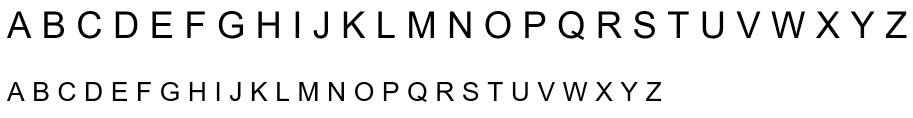
%> input picture img/textMultipleSize3.PNG, 1826 x 236 px (shown at 1/2 size)
$ octave main.m   (GNU Octave 9; MATLAB toolbox functions it lacks are replaced by stand-ins)
%> lines starting %> are read from the running program, lines starting %| are printed output that depends on the picture; in (x1, y1, x2, y2) boxes, pixels count from 0 and x2, y2 are one past the last pixel; in counts of white or black regions, pixels touching at a corner belong together; the program's own positions count from 1
%%
clear all; close all; clc

imgATester = double((imread('img/textMultipleSize3.PNG')))/255;
%> imgATester: size 236x1826x3 double; min 0, max 1, mean 0.923
imgATesterBW = ~im2bw(imgATester);
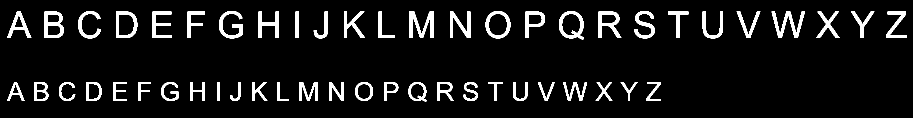
%> imgATesterBW: size 236x1826 logical (shown at 1/2 size); 7.6% white; 52 white regions
imgReconstructa = imgATesterBW;

figure;
imshow(imgATesterBW);title('Image à analyser');
rg = regionprops(imgATesterBW,'PixelIdxList','Centroid','Perimeter');
%> rg = 52 regions; first 5, Centroid and Perimeter: [38.7 52.4] 187.2, [32.1 185.1] 133.1, [81.4 183.6] 123, [107 50.2] 169, [132.9 183.7] 181.4
hold on
for i = 1:length(rg)
    cc = rg(i).Centroid;
    text(cc(1),cc(2),['',num2str(i)],'Color','r','FontSize',9)
end
%> this loop made 52 passes
%> cc on passes 1 to 12: [38.73 52.39], [32.1 185.1], [81.42 183.6], [107 50.17], [132.9 183.7], [177 50.39], [186.5 183.4], [236.9 183.5], [251.9 49.94], [284.5 179.2], [320.3 50.06], [340.4 184.4]
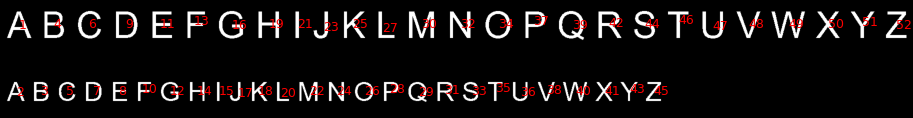
%> figure redrawn from the program's plot data; shown at 1/2 size; its title reads 'Image à analyser'
hold off

boundingboxStruct=regionprops(imgATesterBW,'BoundingBox');
%> boundingboxStruct = 52 regions; largest, box (x1, y1, x2, y2): (1543, 23, 1610, 76), (1118, 22, 1168, 80), (971, 22, 1021, 77), (818, 23, 868, 76), (438, 22, 486, 77)
boundingbox = struct2cell(boundingboxStruct);
%> boundingbox = 52 items

[x y] = size(boundingbox);
%> x = 1; y = 52

val=zeros(2,y);

for i=1:y

    lettreATesterCrop = imcrop(imgATesterBW,cell2mat(boundingbox(i)));
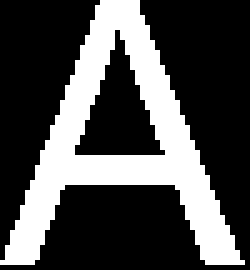
%> lettreATesterCrop: size 54x50 logical (shown 5 times larger); 30.4% white; 1 white region, box (x1, y1, x2, y2) and area: (0, 0, 49, 53) 820

    for n=1:26
        modeleLettre = double((imread(sprintf('./Alphabet/alphabet_%d.png',n))))/255;
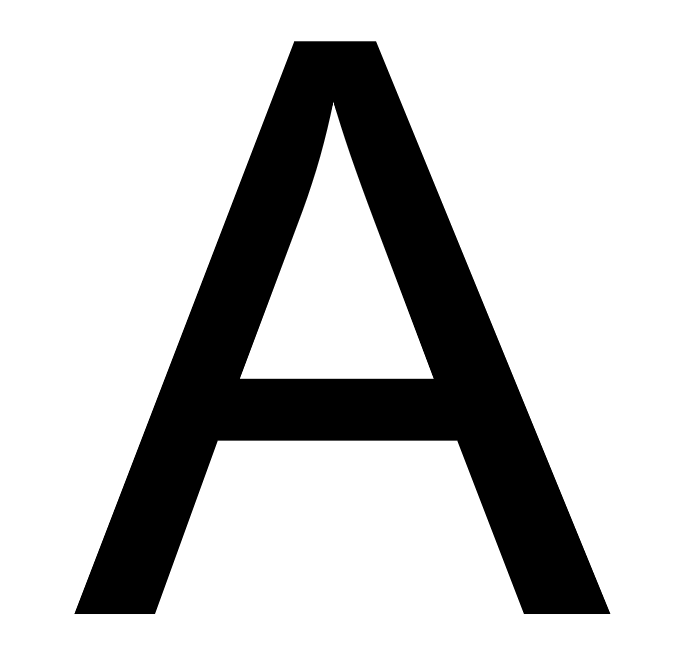
%> input picture Alphabet/alphabet_1.PNG, 690 x 650 px
%> modeleLettre: size 650x690x3 double; min 0, max 1, mean 0.78
        modeleLettreBW = ~im2bw(modeleLettre);
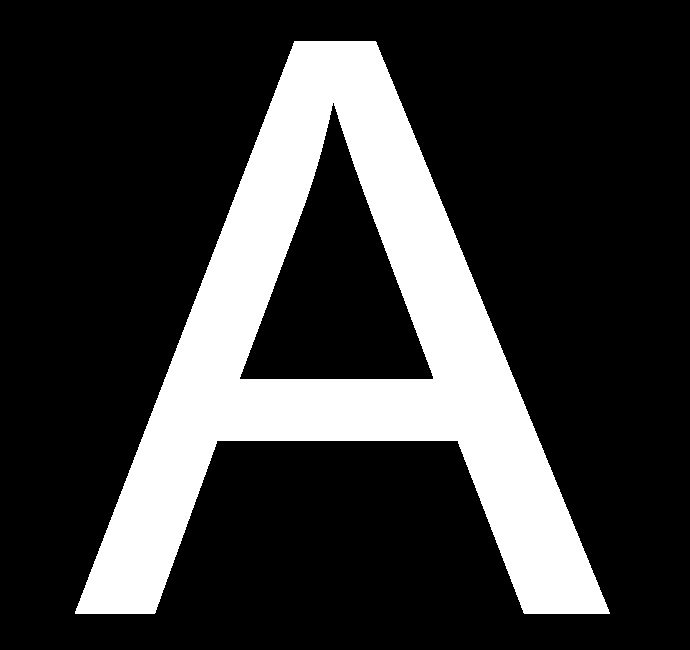
%> modeleLettreBW: size 650x690 logical; 22% white; 1 white region
        boundingboxLetterStruct=regionprops(modeleLettreBW,'BoundingBox');
%> boundingboxLetterStruct = 1 region; box (x1, y1, x2, y2): (75, 41, 610, 614)
        boundingboxLetter = struct2cell(boundingboxLetterStruct);
%> boundingboxLetter = {[75.5 41.5 535 573]}

        modelLettreCrop = imcrop(modeleLettreBW,cell2mat(boundingboxLetter));
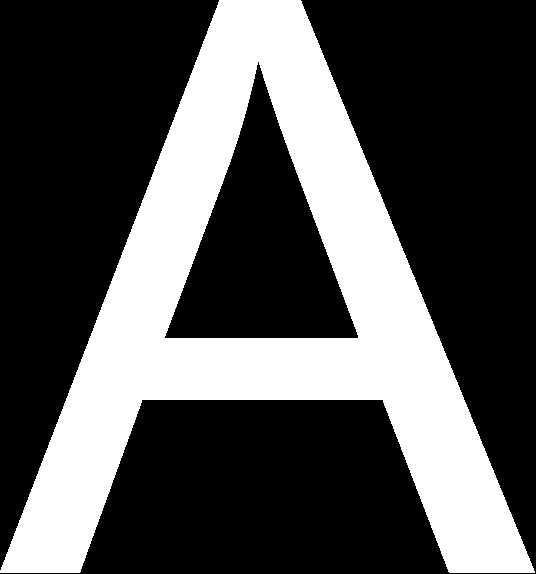
%> modelLettreCrop: size 574x536 logical; 32.1% white; 1 white region, box (x1, y1, x2, y2) and area: (0, 0, 535, 573) 98815
        taille = size(lettreATesterCrop);
%> taille = [54 50]

        % On récupère le périmètre de chaque lettre
%         perimetreLettreAtester=cell2mat(struct2cell(regionprops(lettreATesterCrop,'Perimeter')));
%         perimetreModelLettre=cell2mat(struct2cell(regionprops(imresize(modelLettreCrop,taille),'Perimeter')));
%


        tmpval = corr2(imresize(modelLettreCrop,taille),lettreATesterCrop);
%> tmpval = 0.861
%         if (i==21||i==15)
%             perimetreModelLettre(1)/perimetreLettreAtester(1)
%         end

        if (val(2,i)<tmpval)
            val(1,i)=n;
            val(2,i)=tmpval;
            letter=imresize(modelLettreCrop,taille);
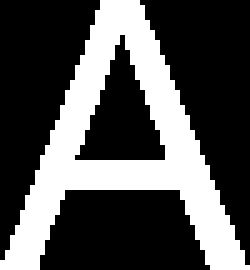
%> letter: size 54x50 logical (shown 5 times larger); 32.3% white; 1 white region, box (x1, y1, x2, y2) and area: (0, 0, 50, 54) 873
%> (the run ends here)
